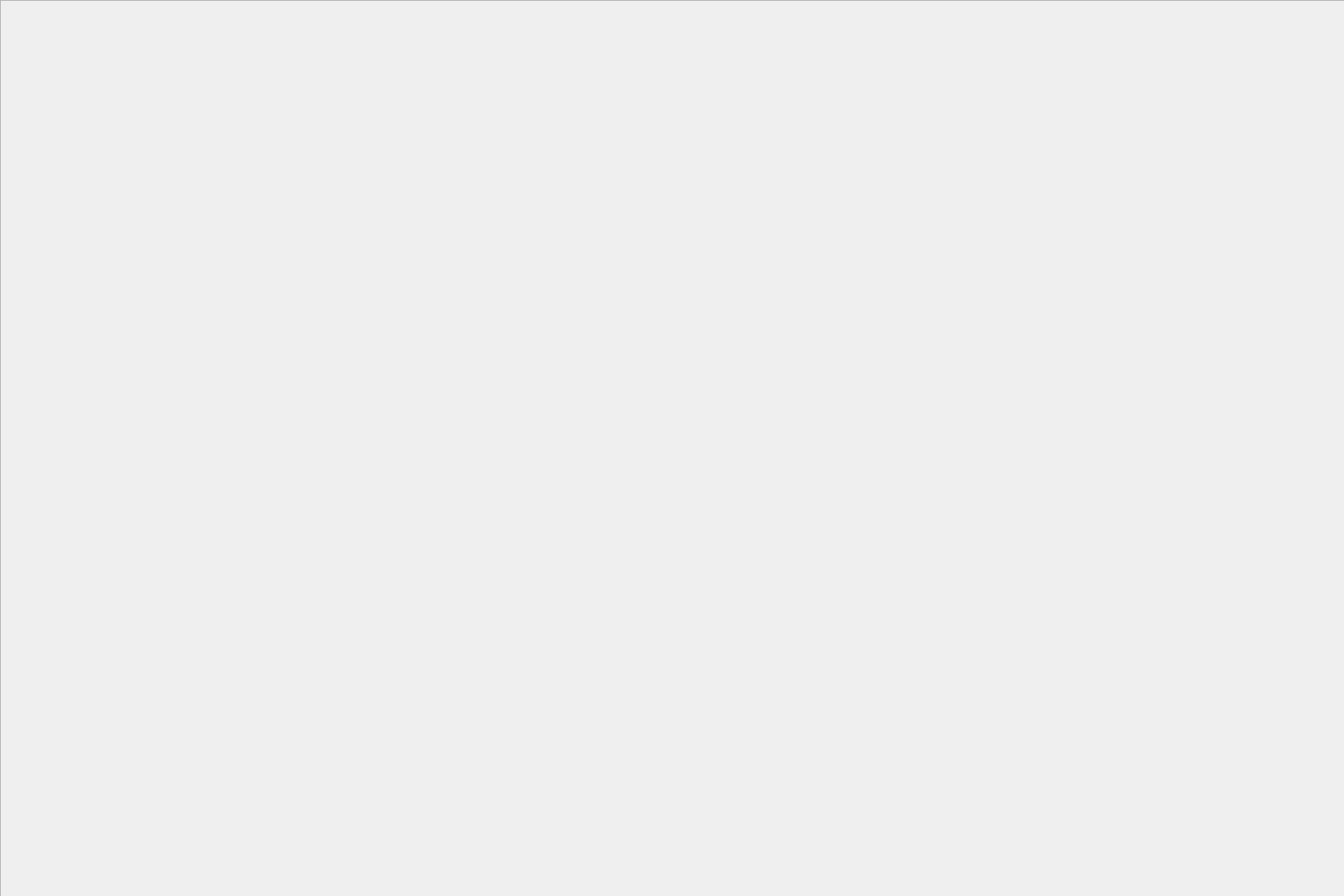
<?xml version="1.0" encoding="UTF-8"?>
<ui version="4.0">
 <class>ParserTree</class>
 <widget class="QWidget" name="ParserTree">
  <property name="geometry">
   <rect>
    <x>0</x>
    <y>0</y>
    <width>1500</width>
    <height>1000</height>
   </rect>
  </property>
  <property name="windowTitle">
   <string>ParserTree</string>
  </property>
  <property name="windowIcon">
   <iconset>
    <normaloff>parser.jpg</normaloff>parser.jpg</iconset>
  </property>
  <widget class="QScrollArea" name="scrollArea">
   <property name="geometry">
    <rect>
     <x>0</x>
     <y>0</y>
     <width>1501</width>
     <height>1001</height>
    </rect>
   </property>
   <property name="widgetResizable">
    <bool>true</bool>
   </property>
   <widget class="QWidget" name="scrollAreaWidgetContents">
    <property name="geometry">
     <rect>
      <x>0</x>
      <y>0</y>
      <width>1499</width>
      <height>999</height>
     </rect>
    </property>
   </widget>
  </widget>
 </widget>
 <resources/>
 <connections/>
</ui>
